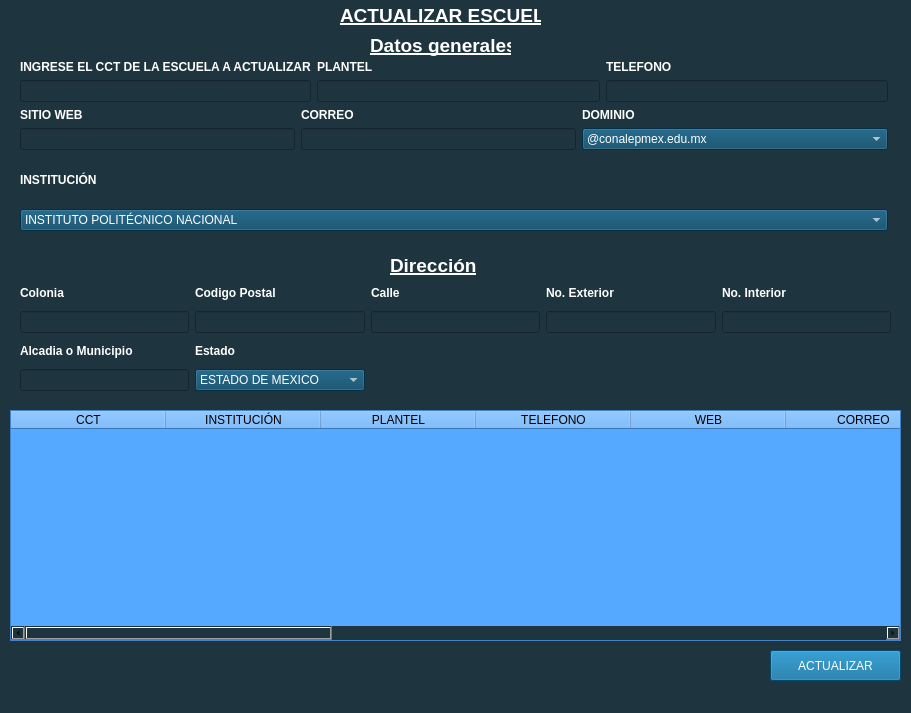
<?xml version="1.0" encoding="UTF-8"?>
<ui version="4.0">
 <class>Form_ACTUALIZAR_ESCUELA</class>
 <widget class="QWidget" name="Form_ACTUALIZAR_ESCUELA">
  <property name="geometry">
   <rect>
    <x>0</x>
    <y>0</y>
    <width>911</width>
    <height>713</height>
   </rect>
  </property>
  <property name="windowTitle">
   <string> ACTUALIZAR ESCUELA</string>
  </property>
  <property name="windowIcon">
   <iconset resource="../resources_rc.qrc">
    <normaloff>:/iconos/recursos/boton-actualizar.png</normaloff>:/iconos/recursos/boton-actualizar.png</iconset>
  </property>
  <property name="styleSheet">
   <string notr="true">QWidget
{
	background-color:#1E343F;
	color:#ffffff;
	border-color:#000000;
}
QPushButton
{
	background-color:#046799;
	color:#FFFFFF;
	border-color:#000000;
}

QComboBox
{
	background-color:#034263;
	color:#FFFFFF;
	border-color:#000000;
}

QGroupBox
{
	background-color:#1E343F;
	color:#ffffff;
	border-color:#000000;
}
</string>
  </property>
  <widget class="QPushButton" name="actualizar">
   <property name="geometry">
    <rect>
     <x>770</x>
     <y>650</y>
     <width>131</width>
     <height>31</height>
    </rect>
   </property>
   <property name="text">
    <string>ACTUALIZAR</string>
   </property>
   <property name="icon">
    <iconset resource="../resources_rc.qrc">
     <normaloff>:/iconos/recursos/boton-actualizar.png</normaloff>:/iconos/recursos/boton-actualizar.png</iconset>
   </property>
   <property name="iconSize">
    <size>
     <width>20</width>
     <height>20</height>
    </size>
   </property>
  </widget>
  <widget class="QLabel" name="label_16">
   <property name="geometry">
    <rect>
     <x>370</x>
     <y>30</y>
     <width>141</width>
     <height>31</height>
    </rect>
   </property>
   <property name="text">
    <string>&lt;html&gt;&lt;head/&gt;&lt;body&gt;&lt;p&gt;&lt;span style=&quot; font-size:14pt; font-weight:700; text-decoration: underline;&quot;&gt;Datos generales&lt;/span&gt;&lt;/p&gt;&lt;/body&gt;&lt;/html&gt;</string>
   </property>
  </widget>
  <widget class="QLabel" name="label_19">
   <property name="geometry">
    <rect>
     <x>390</x>
     <y>250</y>
     <width>91</width>
     <height>31</height>
    </rect>
   </property>
   <property name="text">
    <string>&lt;html&gt;&lt;head/&gt;&lt;body&gt;&lt;p&gt;&lt;span style=&quot; font-size:14pt; font-weight:700; text-decoration: underline;&quot;&gt;Dirección&lt;/span&gt;&lt;/p&gt;&lt;/body&gt;&lt;/html&gt;</string>
   </property>
  </widget>
  <widget class="QWidget" name="layoutWidget">
   <property name="geometry">
    <rect>
     <x>20</x>
     <y>60</y>
     <width>868</width>
     <height>171</height>
    </rect>
   </property>
   <layout class="QGridLayout" name="gridLayout_7">
    <item row="0" column="0">
     <layout class="QGridLayout" name="gridLayout_5">
      <item row="0" column="0">
       <layout class="QGridLayout" name="gridLayout">
        <item row="0" column="0">
         <widget class="QLabel" name="label">
          <property name="font">
           <font>
            <pointsize>9</pointsize>
            <bold>true</bold>
           </font>
          </property>
          <property name="text">
           <string>INGRESE EL CCT DE LA ESCUELA A ACTUALIZAR</string>
          </property>
         </widget>
        </item>
        <item row="1" column="2">
         <widget class="QLineEdit" name="telefono">
          <property name="text">
           <string/>
          </property>
         </widget>
        </item>
        <item row="1" column="0">
         <widget class="QLineEdit" name="CCT">
          <property name="text">
           <string/>
          </property>
         </widget>
        </item>
        <item row="1" column="1">
         <widget class="QLineEdit" name="plantel">
          <property name="text">
           <string/>
          </property>
         </widget>
        </item>
        <item row="0" column="1">
         <widget class="QLabel" name="label_2">
          <property name="font">
           <font>
            <pointsize>9</pointsize>
            <bold>true</bold>
           </font>
          </property>
          <property name="text">
           <string>PLANTEL</string>
          </property>
         </widget>
        </item>
        <item row="0" column="2">
         <widget class="QLabel" name="label_3">
          <property name="font">
           <font>
            <pointsize>9</pointsize>
            <bold>true</bold>
           </font>
          </property>
          <property name="text">
           <string>TELEFONO</string>
          </property>
         </widget>
        </item>
       </layout>
      </item>
      <item row="1" column="0">
       <layout class="QGridLayout" name="gridLayout_2">
        <item row="0" column="2">
         <widget class="QLabel" name="label_7">
          <property name="font">
           <font>
            <bold>true</bold>
           </font>
          </property>
          <property name="text">
           <string>DOMINIO                                                                            </string>
          </property>
         </widget>
        </item>
        <item row="0" column="0">
         <widget class="QLabel" name="label_5">
          <property name="font">
           <font>
            <bold>true</bold>
           </font>
          </property>
          <property name="text">
           <string>SITIO WEB</string>
          </property>
         </widget>
        </item>
        <item row="2" column="0">
         <widget class="QLineEdit" name="web">
          <property name="text">
           <string/>
          </property>
         </widget>
        </item>
        <item row="2" column="1">
         <widget class="QLineEdit" name="correo">
          <property name="text">
           <string/>
          </property>
         </widget>
        </item>
        <item row="0" column="1">
         <widget class="QLabel" name="label_6">
          <property name="font">
           <font>
            <bold>true</bold>
           </font>
          </property>
          <property name="text">
           <string>CORREO</string>
          </property>
         </widget>
        </item>
        <item row="2" column="2">
         <widget class="QComboBox" name="dominio">
          <item>
           <property name="text">
            <string>@conalepmex.edu.mx</string>
           </property>
          </item>
          <item>
           <property name="text">
            <string>@bachilleres.edu.mx</string>
           </property>
          </item>
          <item>
           <property name="text">
            <string>@gmail.com</string>
           </property>
          </item>
          <item>
           <property name="text">
            <string>@hotmail.com</string>
           </property>
          </item>
          <item>
           <property name="text">
            <string>@comunidad.unam.mx </string>
           </property>
          </item>
          <item>
           <property name="text">
            <string>@bachilleres.edu.mx</string>
           </property>
          </item>
          <item>
           <property name="text">
            <string>@outlook.com</string>
           </property>
          </item>
          <item>
           <property name="text">
            <string>@live.com</string>
           </property>
          </item>
          <item>
           <property name="text">
            <string>@IPN.MX</string>
           </property>
          </item>
          <item>
           <property name="text">
            <string>@enp.unam.mx</string>
           </property>
          </item>
         </widget>
        </item>
       </layout>
      </item>
     </layout>
    </item>
    <item row="1" column="0">
     <layout class="QGridLayout" name="gridLayout_6">
      <item row="0" column="0">
       <layout class="QGridLayout" name="gridLayout_3">
        <item row="1" column="0">
         <widget class="QComboBox" name="institucion">
          <item>
           <property name="text">
            <string>INSTITUTO POLITÉCNICO NACIONAL</string>
           </property>
          </item>
          <item>
           <property name="text">
            <string>UNIVERSIDAD NACIONAL AUTÓNOMA DE MÉXICO</string>
           </property>
          </item>
          <item>
           <property name="text">
            <string>COLEGIO DE BACHILLERES</string>
           </property>
          </item>
          <item>
           <property name="text">
            <string>CONALEP</string>
           </property>
          </item>
         </widget>
        </item>
        <item row="0" column="0">
         <widget class="QLabel" name="label_8">
          <property name="font">
           <font>
            <bold>true</bold>
           </font>
          </property>
          <property name="text">
           <string>INSTITUCIÓN</string>
          </property>
         </widget>
        </item>
       </layout>
      </item>
     </layout>
    </item>
   </layout>
  </widget>
  <widget class="QWidget" name="layoutWidget">
   <property name="geometry">
    <rect>
     <x>20</x>
     <y>280</y>
     <width>871</width>
     <height>111</height>
    </rect>
   </property>
   <layout class="QGridLayout" name="gridLayout_8">
    <item row="0" column="1">
     <widget class="QLabel" name="label_21">
      <property name="font">
       <font>
        <bold>true</bold>
       </font>
      </property>
      <property name="text">
       <string>Codigo Postal</string>
      </property>
     </widget>
    </item>
    <item row="2" column="0">
     <widget class="QLabel" name="label_25">
      <property name="font">
       <font>
        <bold>true</bold>
       </font>
      </property>
      <property name="text">
       <string>Alcadia o Municipio</string>
      </property>
     </widget>
    </item>
    <item row="0" column="4">
     <widget class="QLabel" name="label_24">
      <property name="font">
       <font>
        <bold>true</bold>
       </font>
      </property>
      <property name="text">
       <string>No. Interior</string>
      </property>
     </widget>
    </item>
    <item row="0" column="2">
     <widget class="QLabel" name="label_22">
      <property name="font">
       <font>
        <bold>true</bold>
       </font>
      </property>
      <property name="text">
       <string>Calle</string>
      </property>
     </widget>
    </item>
    <item row="1" column="2">
     <widget class="QLineEdit" name="calle">
      <property name="text">
       <string/>
      </property>
     </widget>
    </item>
    <item row="0" column="3">
     <widget class="QLabel" name="label_23">
      <property name="font">
       <font>
        <bold>true</bold>
       </font>
      </property>
      <property name="text">
       <string>No. Exterior</string>
      </property>
     </widget>
    </item>
    <item row="1" column="1">
     <widget class="QLineEdit" name="CP">
      <property name="text">
       <string/>
      </property>
     </widget>
    </item>
    <item row="0" column="0">
     <widget class="QLabel" name="label_20">
      <property name="font">
       <font>
        <bold>true</bold>
       </font>
      </property>
      <property name="text">
       <string>Colonia</string>
      </property>
     </widget>
    </item>
    <item row="1" column="4">
     <widget class="QLineEdit" name="interior">
      <property name="text">
       <string/>
      </property>
     </widget>
    </item>
    <item row="1" column="0">
     <widget class="QLineEdit" name="colonia">
      <property name="text">
       <string/>
      </property>
     </widget>
    </item>
    <item row="2" column="1">
     <widget class="QLabel" name="label_26">
      <property name="font">
       <font>
        <bold>true</bold>
       </font>
      </property>
      <property name="text">
       <string>Estado</string>
      </property>
     </widget>
    </item>
    <item row="1" column="3">
     <widget class="QLineEdit" name="exterior">
      <property name="text">
       <string/>
      </property>
     </widget>
    </item>
    <item row="3" column="0">
     <widget class="QLineEdit" name="alcaldia">
      <property name="text">
       <string/>
      </property>
     </widget>
    </item>
    <item row="3" column="1">
     <widget class="QComboBox" name="estado">
      <item>
       <property name="text">
        <string>ESTADO DE MEXICO</string>
       </property>
      </item>
      <item>
       <property name="text">
        <string>CIUDAD DE MEXICO</string>
       </property>
      </item>
     </widget>
    </item>
   </layout>
  </widget>
  <widget class="QGroupBox" name="groupBox">
   <property name="geometry">
    <rect>
     <x>10</x>
     <y>410</y>
     <width>891</width>
     <height>231</height>
    </rect>
   </property>
   <property name="styleSheet">
    <string notr="true">color: rgb(0, 0, 0);</string>
   </property>
   <property name="title">
    <string/>
   </property>
   <widget class="QTableWidget" name="tableWidget">
    <property name="geometry">
     <rect>
      <x>0</x>
      <y>0</y>
      <width>891</width>
      <height>231</height>
     </rect>
    </property>
    <property name="styleSheet">
     <string notr="true">background-color: rgb(85, 170, 255);</string>
    </property>
    <attribute name="horizontalHeaderDefaultSectionSize">
     <number>155</number>
    </attribute>
    <column>
     <property name="text">
      <string>CCT</string>
     </property>
    </column>
    <column>
     <property name="text">
      <string>INSTITUCIÓN</string>
     </property>
    </column>
    <column>
     <property name="text">
      <string>PLANTEL</string>
     </property>
    </column>
    <column>
     <property name="text">
      <string>TELEFONO</string>
     </property>
    </column>
    <column>
     <property name="text">
      <string>WEB</string>
     </property>
    </column>
    <column>
     <property name="text">
      <string>CORREO</string>
     </property>
    </column>
    <column>
     <property name="text">
      <string>DOMINIO</string>
     </property>
    </column>
    <column>
     <property name="text">
      <string>COLONIA</string>
     </property>
    </column>
    <column>
     <property name="text">
      <string>CODIGO POSTAL</string>
     </property>
    </column>
    <column>
     <property name="text">
      <string>CALLE</string>
     </property>
    </column>
    <column>
     <property name="text">
      <string>NO.INTERIOR</string>
     </property>
    </column>
    <column>
     <property name="text">
      <string>NO.EXTERIOR</string>
     </property>
    </column>
    <column>
     <property name="text">
      <string>ALCALDIA</string>
     </property>
    </column>
    <column>
     <property name="text">
      <string>ESTADO</string>
     </property>
    </column>
   </widget>
  </widget>
  <widget class="QLabel" name="label_17">
   <property name="geometry">
    <rect>
     <x>340</x>
     <y>0</y>
     <width>201</width>
     <height>31</height>
    </rect>
   </property>
   <property name="text">
    <string>&lt;html&gt;&lt;head/&gt;&lt;body&gt;&lt;p&gt;&lt;span style=&quot; font-size:14pt; font-weight:700; text-decoration: underline;&quot;&gt;ACTUALIZAR ESCUELA&lt;/span&gt;&lt;/p&gt;&lt;/body&gt;&lt;/html&gt;</string>
   </property>
  </widget>
 </widget>
 <resources>
  <include location="../resources_rc.qrc"/>
 </resources>
 <connections/>
</ui>
